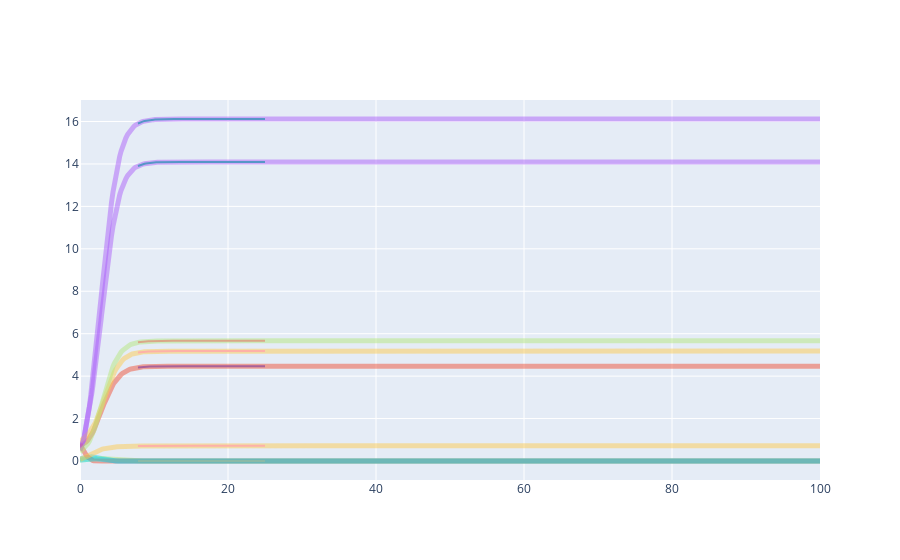
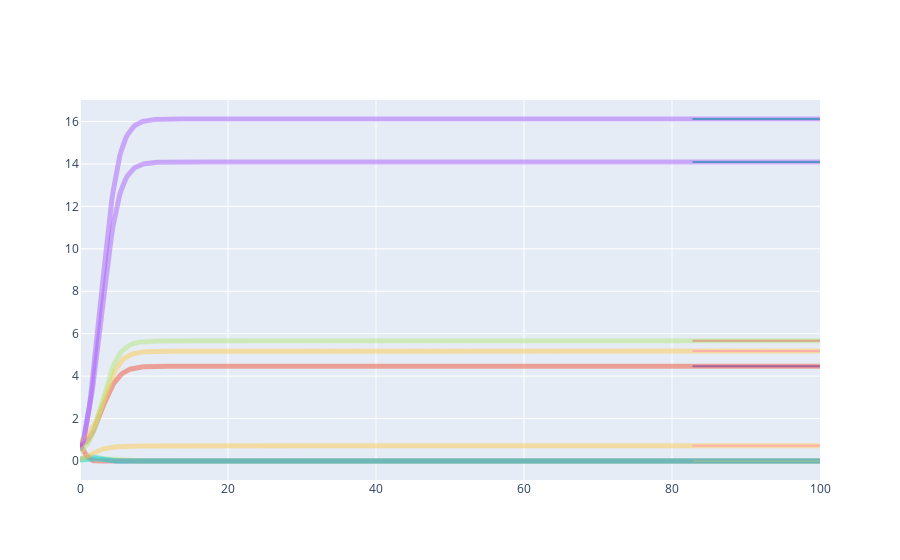

The cell these charts' notebook holds for them, in order:
### Code cell
from scipy.integrate import solve_ivp
import plotly.graph_objects as go

class CircularBuffer: 
    def __init__(self, shape, fill_value=None, **buffer_kwargs): 
        self.shape = shape
        if isinstance(shape, int): 
            self.principal_length = shape
        elif isinstance(shape, tuple): 
            self.principal_length = shape[0]
        else:
            raise ValueError("shape must be an int or a tuple")
            
        self.buffer = np.full(shape, fill_value=fill_value, **buffer_kwargs) 
        self.index = 0 

    def end(self):
        if self.index==-1:
            return self.buffer[-1]
        return self.buffer[self.index - 1]

    def append(self, value): 
        self.buffer[self.index] = value 
        self.index = (self.index + 1) % self.principal_length
        
    def get(self): 
        return np.r_[self.buffer[self.index:], self.buffer[:self.index]]
        # return np.roll(self.buffer, -self.index)
    
    def __repr__(self):
        return str(self.get())
    

def glv(t, y, alpha):
    return y*(1 - y + alpha@y)

N = 10
alpha = np.random.normal(0, 1/np.sqrt(N), (N, N))

t = CircularBuffer(100)
y = CircularBuffer((100, N))

t.append(0.0)
y.append(np.random.uniform(0, 1, N))

# print(t.get())
# print(y.get())

# print(t.end())
# print(y.end())

sol = solve_ivp(glv, (t.end(), 100), y.end(), args=(alpha,), rtol=1e-5, atol=1e-8)

sol_first_half = solve_ivp(glv, (t.end(), t.end() + 25), y.end(), args=(alpha,), rtol=1e-5, atol=1e-8)
# print(sol_first_half.y)

for t_new, y_new in zip(sol_first_half.t, sol_first_half.y.T):
    t.append(t_new)
    y.append(y_new)

fig = go.Figure()
for i in range(N):
    # fig.add_trace(go.Scatter(x=sol.t, y=sol.y[i], mode='lines'))
    fig.add_trace(go.Scatter(x=t.get(), y=y.get()[:, i], mode='lines', showlegend=False))
    fig.add_trace(go.Scatter(x=sol.t, y=sol.y[i], mode='lines', line_width=5, opacity=0.5, showlegend=False))
    # fig.add_trace(go.Scatter(x=sol_second_half.t, y=sol_second_half.y[i], mode='lines', line_width=5, opacity=0.3))

fig.show()

sol_second_half = solve_ivp(glv, (t.end(), t.end() + 75), y.end(), args=(alpha,), rtol=1e-5, atol=1e-8)

for t_new, y_new in zip(sol_second_half.t, sol_second_half.y.T):
    t.append(t_new)
    y.append(y_new)

fig = go.Figure()
for i in range(N):
    # fig.add_trace(go.Scatter(x=sol.t, y=sol.y[i], mode='lines'))
    fig.add_trace(go.Scatter(x=t.get(), y=y.get()[:, i], mode='lines', showlegend=False))
    fig.add_trace(go.Scatter(x=sol.t, y=sol.y[i], mode='lines', line_width=5, opacity=0.5, showlegend=False))
    # fig.add_trace(go.Scatter(x=sol_second_half.t, y=sol_second_half.y[i], mode='lines', line_width=5, opacity=0.3))

fig.show()
